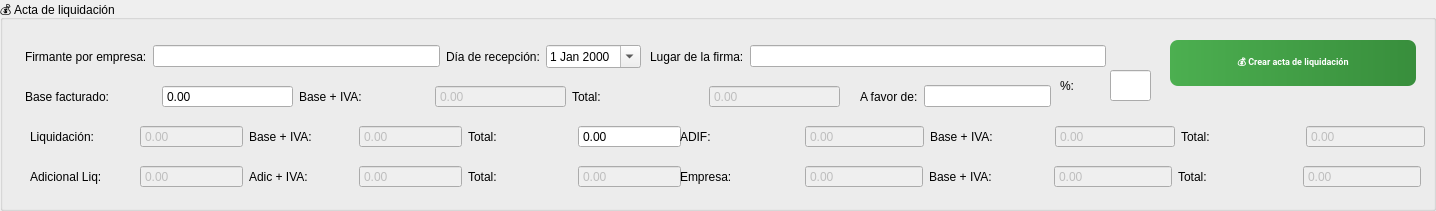
     <widget class="QGroupBox" name="groupBox">
      <property name="geometry">
       <rect>
        <x>50</x>
        <y>530</y>
        <width>1436</width>
        <height>211</height>
       </rect>
      </property>
      <property name="title">
       <string>💰 Acta de liquidación</string>
      </property>
      <property name="setFixedSize" stdset="0">
       <size>
        <width>1436</width>
        <height>246</height>
       </size>
      </property>
      <widget class="QPushButton" name="Generar_acta_liq">
       <property name="geometry">
        <rect>
         <x>1170</x>
         <y>40</y>
         <width>246</width>
         <height>46</height>
        </rect>
       </property>
       <property name="font">
        <font>
         <family>Segoe UI,Arial,Calibri,Roboto,sans-serif</family>
         <pointsize>7</pointsize>
         <weight>75</weight>
         <bold>true</bold>
        </font>
       </property>
       <property name="styleSheet">
        <string notr="true">QPushButton {
    background: qlineargradient(x1:0,y1:0,x2:1,y2:0, stop:0 #4CAF50, stop:1 #388E3C);
    color: #ffffff;
    border: none;
    border-radius: 8px;
    padding: 6px 12px;
    font-weight: 600;
}
QPushButton:hover {
    background: qlineargradient(x1:0,y1:0,x2:1,y2:0, stop:0 #66BB6A, stop:1 #4CAF50);
}
QPushButton:pressed {
    background: #2E7D32;
}</string>
       </property>
       <property name="text">
        <string>💰 Crear acta de liquidación</string>
       </property>
       <property name="setFixedSize" stdset="0">
        <size>
         <width>246</width>
         <height>46</height>
        </size>
       </property>
      </widget>
      <widget class="QLabel" name="label_121">
       <property name="geometry">
        <rect>
         <x>1060</x>
         <y>75</y>
         <width>36</width>
         <height>21</height>
        </rect>
       </property>
       <property name="text">
        <string>%:</string>
       </property>
       <property name="setFixedSize" stdset="0">
        <size>
         <width>36</width>
         <height>21</height>
        </size>
       </property>
      </widget>
      <widget class="QLineEdit" name="TantoPorCiento">
       <property name="enabled">
        <bool>true</bool>
       </property>
       <property name="geometry">
        <rect>
         <x>1110</x>
         <y>70</y>
         <width>41</width>
         <height>31</height>
        </rect>
       </property>
       <property name="readOnly">
        <bool>true</bool>
       </property>
       <property name="setFixedSize" stdset="0">
        <size>
         <width>41</width>
         <height>31</height>
        </size>
       </property>
      </widget>
      <widget class="QWidget" name="layoutWidget">
       <property name="geometry">
        <rect>
         <x>30</x>
         <y>160</y>
         <width>651</width>
         <height>33</height>
        </rect>
       </property>
       <layout class="QHBoxLayout" name="horizontalLayout">
        <property name="sizeConstraint">
         <enum>QLayout::SetDefaultConstraint</enum>
        </property>
        <item>
         <widget class="QLabel" name="label_129">
          <property name="text">
           <string>Adicional Liq:</string>
          </property>
         </widget>
        </item>
        <item>
         <widget class="QDoubleSpinBox" name="adicionalBaseLiquidacion">
          <property name="enabled">
           <bool>false</bool>
          </property>
          <property name="readOnly">
           <bool>true</bool>
          </property>
          <property name="buttonSymbols">
           <enum>QAbstractSpinBox::NoButtons</enum>
          </property>
          <property name="decimals">
           <number>2</number>
          </property>
          <property name="minimum">
           <double>0.000000000000000</double>
          </property>
          <property name="maximum">
           <double>100000000.000000000000000</double>
          </property>
          <property name="singleStep">
           <double>1.000000000000000</double>
          </property>
         </widget>
        </item>
        <item>
         <widget class="QLabel" name="label_130">
          <property name="text">
           <string>Adic + IVA:</string>
          </property>
         </widget>
        </item>
        <item>
         <widget class="QDoubleSpinBox" name="adicionalIvaLiquidacion">
          <property name="enabled">
           <bool>false</bool>
          </property>
          <property name="readOnly">
           <bool>true</bool>
          </property>
          <property name="buttonSymbols">
           <enum>QAbstractSpinBox::NoButtons</enum>
          </property>
          <property name="decimals">
           <number>2</number>
          </property>
          <property name="minimum">
           <double>0.000000000000000</double>
          </property>
          <property name="maximum">
           <double>100000000.000000000000000</double>
          </property>
          <property name="singleStep">
           <double>1.000000000000000</double>
          </property>
         </widget>
        </item>
        <item>
         <widget class="QLabel" name="label_128">
          <property name="text">
           <string>Total:</string>
          </property>
         </widget>
        </item>
        <item>
         <widget class="QDoubleSpinBox" name="adicionalTotalLiquidacion_2">
          <property name="enabled">
           <bool>false</bool>
          </property>
          <property name="buttonSymbols">
           <enum>QAbstractSpinBox::NoButtons</enum>
          </property>
          <property name="decimals">
           <number>2</number>
          </property>
          <property name="minimum">
           <double>0.000000000000000</double>
          </property>
          <property name="maximum">
           <double>100000000.000000000000000</double>
          </property>
          <property name="singleStep">
           <double>1.000000000000000</double>
          </property>
         </widget>
        </item>
       </layout>
      </widget>
      <widget class="QWidget" name="layoutWidget">
       <property name="geometry">
        <rect>
         <x>30</x>
         <y>120</y>
         <width>651</width>
         <height>33</height>
        </rect>
       </property>
       <layout class="QHBoxLayout" name="horizontalLayout_2">
        <property name="sizeConstraint">
         <enum>QLayout::SetDefaultConstraint</enum>
        </property>
        <item>
         <widget class="QLabel" name="label_113">
          <property name="text">
           <string>Liquidación:</string>
          </property>
         </widget>
        </item>
        <item>
         <widget class="QDoubleSpinBox" name="saldoBaseLiquidacion">
          <property name="enabled">
           <bool>false</bool>
          </property>
          <property name="readOnly">
           <bool>true</bool>
          </property>
          <property name="buttonSymbols">
           <enum>QAbstractSpinBox::NoButtons</enum>
          </property>
          <property name="decimals">
           <number>2</number>
          </property>
          <property name="minimum">
           <double>0.000000000000000</double>
          </property>
          <property name="maximum">
           <double>100000000.000000000000000</double>
          </property>
          <property name="singleStep">
           <double>1.000000000000000</double>
          </property>
         </widget>
        </item>
        <item>
         <widget class="QLabel" name="label_112">
          <property name="text">
           <string>Base + IVA:</string>
          </property>
         </widget>
        </item>
        <item>
         <widget class="QDoubleSpinBox" name="saldoIvaLiquidacion">
          <property name="enabled">
           <bool>false</bool>
          </property>
          <property name="readOnly">
           <bool>true</bool>
          </property>
          <property name="buttonSymbols">
           <enum>QAbstractSpinBox::NoButtons</enum>
          </property>
          <property name="decimals">
           <number>2</number>
          </property>
          <property name="minimum">
           <double>0.000000000000000</double>
          </property>
          <property name="maximum">
           <double>100000000.000000000000000</double>
          </property>
          <property name="singleStep">
           <double>1.000000000000000</double>
          </property>
         </widget>
        </item>
        <item>
         <widget class="QLabel" name="label_111">
          <property name="text">
           <string>Total:</string>
          </property>
         </widget>
        </item>
        <item>
         <widget class="QDoubleSpinBox" name="adicionalTotalLiquidacion">
          <property name="readOnly">
           <bool>false</bool>
          </property>
          <property name="buttonSymbols">
           <enum>QAbstractSpinBox::NoButtons</enum>
          </property>
          <property name="decimals">
           <number>2</number>
          </property>
          <property name="minimum">
           <double>0.000000000000000</double>
          </property>
          <property name="maximum">
           <double>100000000.000000000000000</double>
          </property>
          <property name="singleStep">
           <double>1.000000000000000</double>
          </property>
         </widget>
        </item>
       </layout>
      </widget>
      <widget class="QWidget" name="layoutWidget">
       <property name="geometry">
        <rect>
         <x>680</x>
         <y>160</y>
         <width>741</width>
         <height>33</height>
        </rect>
       </property>
       <layout class="QHBoxLayout" name="horizontalLayout_3">
        <property name="sizeConstraint">
         <enum>QLayout::SetDefaultConstraint</enum>
        </property>
        <item>
         <widget class="QLabel" name="label_125">
          <property name="text">
           <string>Empresa:</string>
          </property>
         </widget>
        </item>
        <item>
         <widget class="QDoubleSpinBox" name="empresaBaseAFavor">
          <property name="enabled">
           <bool>false</bool>
          </property>
          <property name="buttonSymbols">
           <enum>QAbstractSpinBox::NoButtons</enum>
          </property>
          <property name="decimals">
           <number>2</number>
          </property>
          <property name="minimum">
           <double>0.000000000000000</double>
          </property>
          <property name="maximum">
           <double>100000000.000000000000000</double>
          </property>
          <property name="singleStep">
           <double>1.000000000000000</double>
          </property>
         </widget>
        </item>
        <item>
         <widget class="QLabel" name="label_127">
          <property name="text">
           <string>Base + IVA:</string>
          </property>
         </widget>
        </item>
        <item>
         <widget class="QDoubleSpinBox" name="empresaIvaAFavor">
          <property name="enabled">
           <bool>false</bool>
          </property>
          <property name="readOnly">
           <bool>true</bool>
          </property>
          <property name="buttonSymbols">
           <enum>QAbstractSpinBox::NoButtons</enum>
          </property>
          <property name="decimals">
           <number>2</number>
          </property>
          <property name="minimum">
           <double>0.000000000000000</double>
          </property>
          <property name="maximum">
           <double>100000000.000000000000000</double>
          </property>
          <property name="singleStep">
           <double>1.000000000000000</double>
          </property>
         </widget>
        </item>
        <item>
         <widget class="QLabel" name="label_126">
          <property name="text">
           <string>Total:</string>
          </property>
         </widget>
        </item>
        <item>
         <widget class="QDoubleSpinBox" name="empresaTotalAFavor">
          <property name="enabled">
           <bool>false</bool>
          </property>
          <property name="readOnly">
           <bool>true</bool>
          </property>
          <property name="buttonSymbols">
           <enum>QAbstractSpinBox::NoButtons</enum>
          </property>
          <property name="decimals">
           <number>2</number>
          </property>
          <property name="minimum">
           <double>0.000000000000000</double>
          </property>
          <property name="maximum">
           <double>100000000.000000000000000</double>
          </property>
          <property name="singleStep">
           <double>1.000000000000000</double>
          </property>
         </widget>
        </item>
       </layout>
      </widget>
      <widget class="QWidget" name="layoutWidget">
       <property name="geometry">
        <rect>
         <x>680</x>
         <y>120</y>
         <width>745</width>
         <height>33</height>
        </rect>
       </property>
       <layout class="QHBoxLayout" name="horizontalLayout_4">
        <property name="sizeConstraint">
         <enum>QLayout::SetDefaultConstraint</enum>
        </property>
        <item>
         <widget class="QLabel" name="label_123">
          <property name="text">
           <string>ADIF:</string>
          </property>
         </widget>
        </item>
        <item>
         <widget class="QDoubleSpinBox" name="liquidacionAFavorAdifBase">
          <property name="enabled">
           <bool>false</bool>
          </property>
          <property name="readOnly">
           <bool>false</bool>
          </property>
          <property name="buttonSymbols">
           <enum>QAbstractSpinBox::NoButtons</enum>
          </property>
          <property name="decimals">
           <number>2</number>
          </property>
          <property name="minimum">
           <double>0.000000000000000</double>
          </property>
          <property name="maximum">
           <double>100000000.000000000000000</double>
          </property>
          <property name="singleStep">
           <double>1.000000000000000</double>
          </property>
         </widget>
        </item>
        <item>
         <widget class="QLabel" name="label_124">
          <property name="text">
           <string>Base + IVA:</string>
          </property>
         </widget>
        </item>
        <item>
         <widget class="QDoubleSpinBox" name="adifIvaAFavor">
          <property name="enabled">
           <bool>false</bool>
          </property>
          <property name="readOnly">
           <bool>true</bool>
          </property>
          <property name="buttonSymbols">
           <enum>QAbstractSpinBox::NoButtons</enum>
          </property>
          <property name="decimals">
           <number>2</number>
          </property>
          <property name="minimum">
           <double>0.000000000000000</double>
          </property>
          <property name="maximum">
           <double>100000000.000000000000000</double>
          </property>
          <property name="singleStep">
           <double>1.000000000000000</double>
          </property>
         </widget>
        </item>
        <item>
         <widget class="QLabel" name="label_122">
          <property name="text">
           <string>Total:</string>
          </property>
         </widget>
        </item>
        <item>
         <widget class="QDoubleSpinBox" name="adifTotalAFavor">
          <property name="enabled">
           <bool>false</bool>
          </property>
          <property name="readOnly">
           <bool>true</bool>
          </property>
          <property name="buttonSymbols">
           <enum>QAbstractSpinBox::NoButtons</enum>
          </property>
          <property name="decimals">
           <number>2</number>
          </property>
          <property name="minimum">
           <double>0.000000000000000</double>
          </property>
          <property name="maximum">
           <double>100000000.000000000000000</double>
          </property>
          <property name="singleStep">
           <double>1.000000000000000</double>
          </property>
         </widget>
        </item>
       </layout>
      </widget>
      <widget class="QWidget" name="layoutWidget">
       <property name="geometry">
        <rect>
         <x>25</x>
         <y>80</y>
         <width>815</width>
         <height>33</height>
        </rect>
       </property>
       <layout class="QHBoxLayout" name="horizontalLayout_5">
        <item>
         <widget class="QLabel" name="label_109">
          <property name="text">
           <string>Base facturado:</string>
          </property>
         </widget>
        </item>
        <item>
         <widget class="QDoubleSpinBox" name="certBase">
          <property name="enabled">
           <bool>true</bool>
          </property>
          <property name="buttonSymbols">
           <enum>QAbstractSpinBox::NoButtons</enum>
          </property>
          <property name="decimals">
           <number>2</number>
          </property>
          <property name="minimum">
           <double>0.000000000000000</double>
          </property>
          <property name="maximum">
           <double>100000000.000000000000000</double>
          </property>
          <property name="singleStep">
           <double>1.000000000000000</double>
          </property>
         </widget>
        </item>
        <item>
         <widget class="QLabel" name="label_108">
          <property name="text">
           <string>Base + IVA:</string>
          </property>
         </widget>
        </item>
        <item>
         <widget class="QDoubleSpinBox" name="certIva">
          <property name="enabled">
           <bool>false</bool>
          </property>
          <property name="buttonSymbols">
           <enum>QAbstractSpinBox::NoButtons</enum>
          </property>
          <property name="decimals">
           <number>2</number>
          </property>
          <property name="minimum">
           <double>0.000000000000000</double>
          </property>
          <property name="maximum">
           <double>100000000.000000000000000</double>
          </property>
          <property name="singleStep">
           <double>1.000000000000000</double>
          </property>
         </widget>
        </item>
        <item>
         <widget class="QLabel" name="label_110">
          <property name="text">
           <string>Total:</string>
          </property>
         </widget>
        </item>
        <item>
         <widget class="QDoubleSpinBox" name="certTotal">
          <property name="enabled">
           <bool>false</bool>
          </property>
          <property name="buttonSymbols">
           <enum>QAbstractSpinBox::NoButtons</enum>
          </property>
          <property name="decimals">
           <number>2</number>
          </property>
          <property name="minimum">
           <double>0.000000000000000</double>
          </property>
          <property name="maximum">
           <double>100000000.000000000000000</double>
          </property>
          <property name="singleStep">
           <double>1.000000000000000</double>
          </property>
         </widget>
        </item>
       </layout>
      </widget>
      <widget class="QWidget" name="layoutWidget">
       <property name="geometry">
        <rect>
         <x>860</x>
         <y>80</y>
         <width>191</width>
         <height>33</height>
        </rect>
       </property>
       <layout class="QHBoxLayout" name="horizontalLayout_6">
        <item>
         <widget class="QLabel" name="label_120">
          <property name="text">
           <string>A favor de:</string>
          </property>
         </widget>
        </item>
        <item>
         <widget class="QLineEdit" name="AfavorDe">
          <property name="enabled">
           <bool>true</bool>
          </property>
          <property name="readOnly">
           <bool>true</bool>
          </property>
         </widget>
        </item>
       </layout>
      </widget>
      <widget class="QWidget" name="layoutWidget">
       <property name="geometry">
        <rect>
         <x>650</x>
         <y>40</y>
         <width>456</width>
         <height>33</height>
        </rect>
       </property>
       <layout class="QHBoxLayout" name="horizontalLayout_7">
        <item>
         <widget class="QLabel" name="label_180">
          <property name="text">
           <string>Lugar de la firma:</string>
          </property>
         </widget>
        </item>
        <item>
         <widget class="QLineEdit" name="lugarFirma"/>
        </item>
       </layout>
      </widget>
      <widget class="QWidget" name="layoutWidget">
       <property name="geometry">
        <rect>
         <x>25</x>
         <y>40</y>
         <width>616</width>
         <height>33</height>
        </rect>
       </property>
       <layout class="QHBoxLayout" name="horizontalLayout_8">
        <item>
         <widget class="QLabel" name="label_144">
          <property name="text">
           <string>Firmante por empresa:</string>
          </property>
         </widget>
        </item>
        <item>
         <widget class="QLineEdit" name="representanteContratista"/>
        </item>
        <item>
         <widget class="QLabel" name="label_179">
          <property name="text">
           <string>Día de recepción:</string>
          </property>
         </widget>
        </item>
        <item>
         <widget class="QDateEdit" name="fechaRecepcion">
          <property name="calendarPopup">
           <bool>true</bool>
          </property>
         </widget>
        </item>
       </layout>
      </widget>
     </widget>
